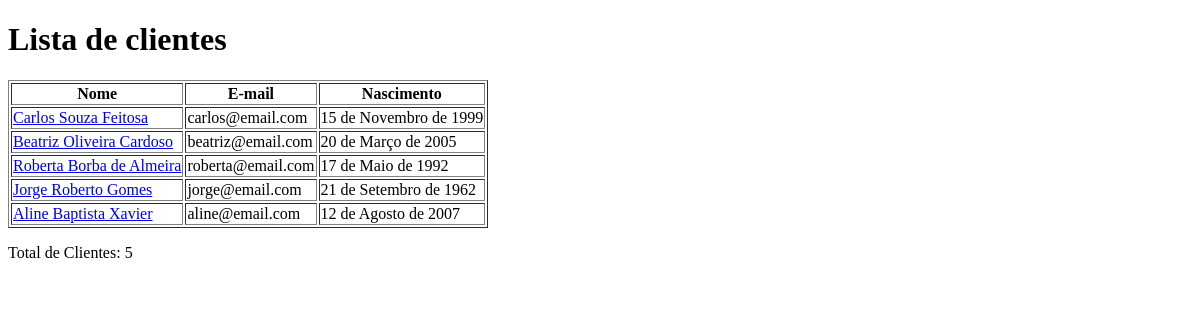
The page /clientes/ on the database as committed earlier.
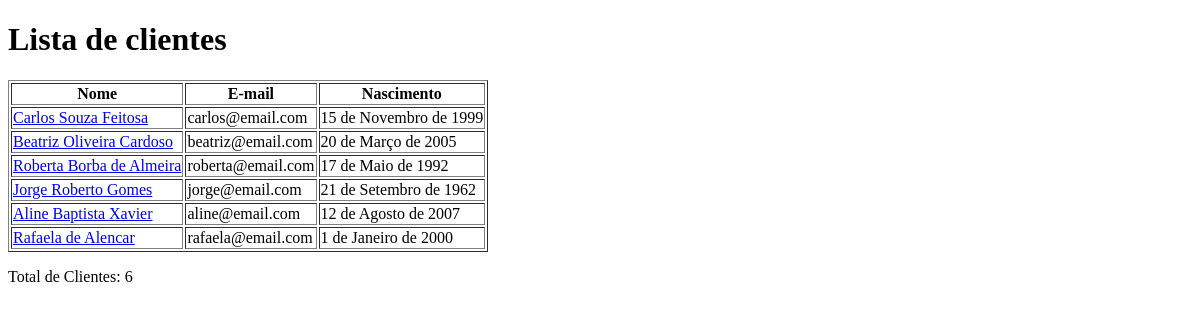
The same page on the database as committed later.
### clientes/models.py (models this page shows, shortened)
class Cliente(models.Model):
    nome = models.CharField('Nome', max_length=30)
    email = models.EmailField('E-mail', max_length=40)
    nascimento = models.DateField('Data de Nascimento')

### clientes/views.py (the view)
# urls.py: path('', views.index_clientes, name='index_clientes'),
def index_clientes(request):
    clientes_db = Cliente.objects.all()
    context = {
        'lista_clientes_db': clientes_db,
    }
    return render(request, 'clientes/index.html', context)

### clientes/templates/clientes/index.html (shortened to what this page needs)
<!DOCTYPE html>
<html lang="pt-br">
<head>
</head>
<body>
    <h1>Lista de clientes</h1>
    <table border="1">
        <thead>
            <tr>
                <th>Nome</th>
                <th>E-mail</th>
                <th>Nascimento</th>
            </tr>
        </thead>
        <tbody>
            {% for item in lista_clientes_db %}
                <tr>
                    <td><a href="{% url 'cliente_id' item.id %}"> {{ item.nome }} </a></td>
                    <td> {{ item.email }} </td>
                    <td> {{ item.nascimento }} </td>
                </tr>
            {% endfor %}
        </tbody>
    </table>
    <p>Total de Clientes: {{ lista_clientes_db|length }}</p>
</body>
</html>

Rows that differ between the two databases and show on the page:
added Cliente: nome "Rafaela de Alencar", email "rafaela@email.com", nascimento "1 de Janeiro de 2000"
Other text that changed with them:
{{ lista_clientes_db|length }}: "5" → "6"
